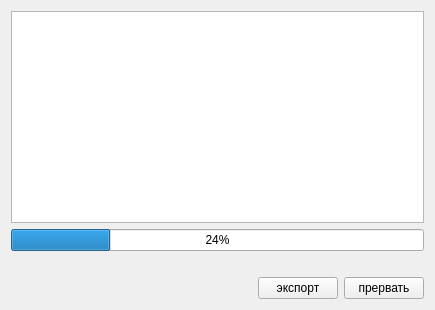
<?xml version="1.0" encoding="UTF-8"?>
<ui version="4.0">
 <class>ExportPage1</class>
 <widget class="QWidget" name="ExportPage1">
  <property name="geometry">
   <rect>
    <x>0</x>
    <y>0</y>
    <width>435</width>
    <height>310</height>
   </rect>
  </property>
  <property name="windowTitle">
   <string>Form</string>
  </property>
  <layout class="QGridLayout">
   <item row="0" column="0" colspan="3">
    <widget class="QTextBrowser" name="logBrowser"/>
   </item>
   <item row="3" column="0">
    <spacer>
     <property name="orientation">
      <enum>Qt::Horizontal</enum>
     </property>
     <property name="sizeHint" stdset="0">
      <size>
       <width>40</width>
       <height>20</height>
      </size>
     </property>
    </spacer>
   </item>
   <item row="3" column="1">
    <widget class="QPushButton" name="btnExport">
     <property name="text">
      <string>экспорт</string>
     </property>
    </widget>
   </item>
   <item row="2" column="0" colspan="3">
    <widget class="QLabel" name="lblElapsed">
     <property name="text">
      <string/>
     </property>
    </widget>
   </item>
   <item row="3" column="2">
    <widget class="QPushButton" name="btnCancel">
     <property name="text">
      <string>прервать</string>
     </property>
    </widget>
   </item>
   <item row="1" column="0" colspan="3">
    <widget class="CProgressBar" name="progressBar">
     <property name="value">
      <number>24</number>
     </property>
    </widget>
   </item>
  </layout>
 </widget>
 <customwidgets>
  <customwidget>
   <class>CProgressBar</class>
   <extends>QProgressBar</extends>
   <header>library/ProgressBar.h</header>
  </customwidget>
 </customwidgets>
 <resources/>
 <connections/>
</ui>
